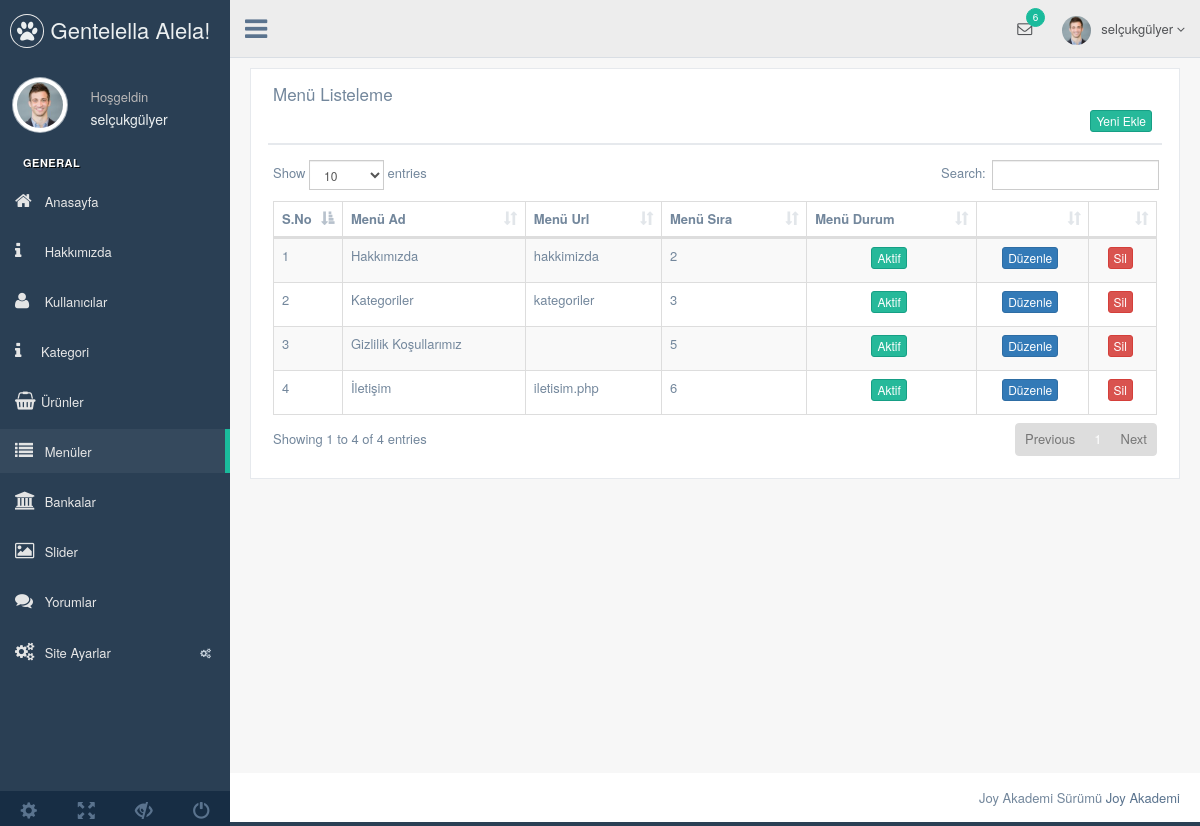
The app's page /nedmin/production/menu.php (signed in) with its own data.
### tables this page shows
CREATE TABLE `kullanici` (
  `kullanici_id` int(11) NOT NULL,
  `kullanici_zaman` datetime NOT NULL DEFAULT CURRENT_TIMESTAMP,
  `kullanici_tc` varchar(250) NOT NULL,
  `kullanici_ad` varchar(50) NOT NULL,
  `kullanici_mail` varchar(50) NOT NULL,
  `kullanici_gsm` varchar(100) NOT NULL,
  `kullanici_password` varchar(50) NOT NULL,
  `kullanici_adsoyad` varchar(50) NOT NULL,
  `kullanici_adres` varchar(50) NOT NULL,
  `kullanici_il` varchar(250) NOT NULL,
  `kullanici_ilce` varchar(250) NOT NULL,
  `kullanici_unvan` varchar(100) NOT NULL,
  `kullanici_yetki` varchar(50) NOT NULL,
  `kullanici_durum` int(1) NOT NULL DEFAULT '1'
);

CREATE TABLE `menu` (
  `menu_id` int(11) NOT NULL,
  `menu_ust` varchar(50) NOT NULL,
  `menu_ad` varchar(100) NOT NULL,
  `menu_detay` text NOT NULL,
  `menu_url` varchar(250) NOT NULL,
  `menu_sira` varchar(50) NOT NULL,
  `menu_durum` enum('0','1') NOT NULL,
  `menu_seourl` varchar(250) NOT NULL
);

### nedmin/production/menu.php (the view, shortened to what this page needs)
<?php
include'header.php';
$menusor=$db->prepare("SELECT * FROM menu");
$menusor->execute();
?>
<head>
</head>
        <div class="right_col" role="main">
          <div class="">
            <div class="row">
              <div class="col-md-12 col-sm-12 col-xs-12">
                <div class="x_panel">
                  <div class="x_title">
                    <h2>Menü Listeleme </h2>
                   <div class="clearfix"></div>
                   <div align="right">
                   <a href="menu-ekle.php"><button class="btn btn-success btn-xs">Yeni Ekle</button></a>
                  </div>
                  </div>
                  <div class="x_content">
                     <table id="datatable-responsive" class="table table-striped table-bordered dt-responsive nowrap" cellspacing="0" width="100%">
                      <thead>
                        <tr>
                          <th>S.No</th>
                          <th>Menü Ad</th>
                          <th>Menü Url</th>
                          <th>Menü Sıra</th>
                          <th>Menü Durum</th>
                          <th></th>
                          <th></th>
                        </tr>
                      </thead>
                      <tbody>
                        <?php
                        $say=0;
                        while ($menucek=$menusor->fetch(PDO::FETCH_ASSOC)) { $say++ ?>
                          <tr>
                          <td width="20"> <?php echo $say  ?></td>
                          <td><?php echo $menucek['menu_ad'] ?></td>
                          <td><?php echo $menucek['menu_url'] ?></td>
                          <td><?php echo $menucek['menu_sira'] ?></td>
                          <td><center>
                            <?php
                              if ($menucek['menu_durum']==1) {?>
                                   <button class="btn btn-success btn-xs">Aktif</button>
                              <?php } else{?>
                                <button class="btn btn-danger btn-xs">Pasif</button>
                               <?php } ?>
                               </center>
                          </td>
                          <td><center><a href="menu-duzenle.php?menu_id=<?php echo $menucek['menu_id']; ?>"><button class="btn btn-primary btn-xs">Düzenle</button></a></center></td>
                          <td><center><a href="../netting/islem.php?menu_id=<?php echo $menucek['menu_id']; ?>&menusil=ok"><button class="btn btn-danger btn-xs">Sil</button></a></center></td>
                        </tr>
                        <?php }
                         ?>
                      </tbody>
                    </table>
                  </div>
                </div>
              </div>
            </div>
          </div>
        </div>
     <?php include 'footer.php'; ?>

### nedmin/production/header.php (shortened to what this page needs)
<?php
  include '../netting/baglan.php';
    $kullanicisor=$db->prepare("SELECT * from kullanici where kullanici_mail=:mail" );
  $kullanicisor->execute(array
    (
      'mail' => $_SESSION['kullanici_mail']
    ));
  $kullanicicek=$kullanicisor->fetch(PDO::FETCH_ASSOC);
 ?>
<!DOCTYPE html>
<html lang="en">
  <head>
    <link href="../vendors/bootstrap/dist/css/bootstrap.min.css" rel="stylesheet">
    <link href="../vendors/font-awesome/css/font-awesome.min.css" rel="stylesheet">
    <link href="../vendors/nprogress/nprogress.css" rel="stylesheet">
    <link href="../vendors/iCheck/skins/flat/green.css" rel="stylesheet">
    <link href="../vendors/datatables.net-bs/css/dataTables.bootstrap.min.css" rel="stylesheet">
    <link href="../vendors/datatables.net-buttons-bs/css/buttons.bootstrap.min.css" rel="stylesheet">
    <link href="../vendors/datatables.net-fixedheader-bs/css/fixedHeader.bootstrap.min.css" rel="stylesheet">
    <link href="../vendors/datatables.net-responsive-bs/css/responsive.bootstrap.min.css" rel="stylesheet">
    <link href="../vendors/datatables.net-scroller-bs/css/scroller.bootstrap.min.css" rel="stylesheet">
    <link rel="stylesheet"  href="../vendors/dropzone/dist/min/dropzone.min.css">
    <link href="../build/css/custom.min.css" rel="stylesheet">
  </head>
  <body class="nav-md">
    <div class="container body">
      <div class="main_container">
        <div class="col-md-3 left_col">
          <div class="left_col scroll-view">
            <div class="navbar nav_title" style="border: 0;">
              <a href="index.html" class="site_title"><i class="fa fa-paw"></i> <span>Gentelella Alela!</span></a>
            </div>
            <div class="profile clearfix">
              <div class="profile_pic">
                <img src="images/img.jpg" alt="..." class="img-circle profile_img">
              </div>
              <div class="profile_info">
                <span>Hoşgeldin</span>
                <h2><?php echo $kullanicicek['kullanici_adsoyad'] ?></h2>
              </div>
            </div>
            <br />
            <div id="sidebar-menu" class="main_menu_side hidden-print main_menu">
              <div class="menu_section">
                <h3>General</h3>
                <ul class="nav side-menu">
                   <li><a href="index.php"><i class="fa fa-home"></i> Anasayfa </a></li>
                     <li><a href="hakkimizda.php"><i class="fa fa-info"></i> Hakkımızda </a></li>
                      <li><a href="kullanici.php"><i class="fa fa-user"></i> Kullanıcılar </a></li>
                      <li><a href="kategori.php"><i class="fa fa-info"></i>Kategori</a></li>
                      <li><a href="urun.php"><i class="fa fa-shopping-basket"></i>Ürünler</a></li>
                      <li><a href="menu.php"><i class="fa fa-list"></i> Menüler </a></li>
                      <li><a href="banka.php"><i class="fa fa-university"></i> Bankalar </a></li>
                       <li><a href="slider.php"><i class="fa fa-image"></i> Slider </a></li>
                       <li><a href="yorumlar.php"><i class="fa fa-comments"></i> Yorumlar </a></li>
                  <li><a><i class="fa fa-cogs"></i> Site Ayarlar <span class="fa fa-cogs"></span></a>
                  </li>
                  </ul>
              </div>
            </div>
            <div class="sidebar-footer hidden-small">
              <a data-toggle="tooltip" data-placement="top" title="Settings">
                <span class="glyphicon glyphicon-cog" aria-hidden="true"></span>
              </a>
              <a data-toggle="tooltip" data-placement="top" title="FullScreen">
                <span class="glyphicon glyphicon-fullscreen" aria-hidden="true"></span>
              </a>
              <a data-toggle="tooltip" data-placement="top" title="Lock">
                <span class="glyphicon glyphicon-eye-close" aria-hidden="true"></span>
              </a>
              <a data-toggle="tooltip" data-placement="top" title="Logout">
                <span class="glyphicon glyphicon-off" aria-hidden="true"></span>
              </a>
            </div>
          </div>
        </div>
        <div class="top_nav">
          <div class="nav_menu">
            <nav>
              <div class="nav toggle">
                <a id="menu_toggle"><i class="fa fa-bars"></i></a>
              </div>
              <ul class="nav navbar-nav navbar-right">
                <li class="">
                  <a href="javascript:;" class="user-profile dropdown-toggle" data-toggle="dropdown" aria-expanded="false">
                    <img src="images/img.jpg" alt=""><?php echo $kullanicicek['kullanici_adsoyad'] ?>
                    <span class=" fa fa-angle-down"></span>
                  </a>
                </li>
                <li role="presentation" class="dropdown">
                  <a href="javascript:;" class="dropdown-toggle info-number" data-toggle="dropdown" aria-expanded="false">
                    <i class="fa fa-envelope-o"></i>
                    <span class="badge bg-green">6</span>
                  </a>
                </li>
              </ul>
            </nav>
          </div>
        </div>

### records on screen
kullanici: kullanici_adsoyad "selçukgülyer"
menu: menu_ad "Hakkımızda", menu_url "hakkimizda", menu_sira "2", menu_durum "Aktif"
menu: menu_ad "Kategoriler", menu_url "kategoriler", menu_sira "3", menu_durum "Aktif"
menu: menu_ad "Gizlilik Koşullarımız", menu_sira "5", menu_durum "Aktif"
menu: menu_ad "İletişim", menu_url "iletisim.php", menu_sira "6", menu_durum "Aktif"
